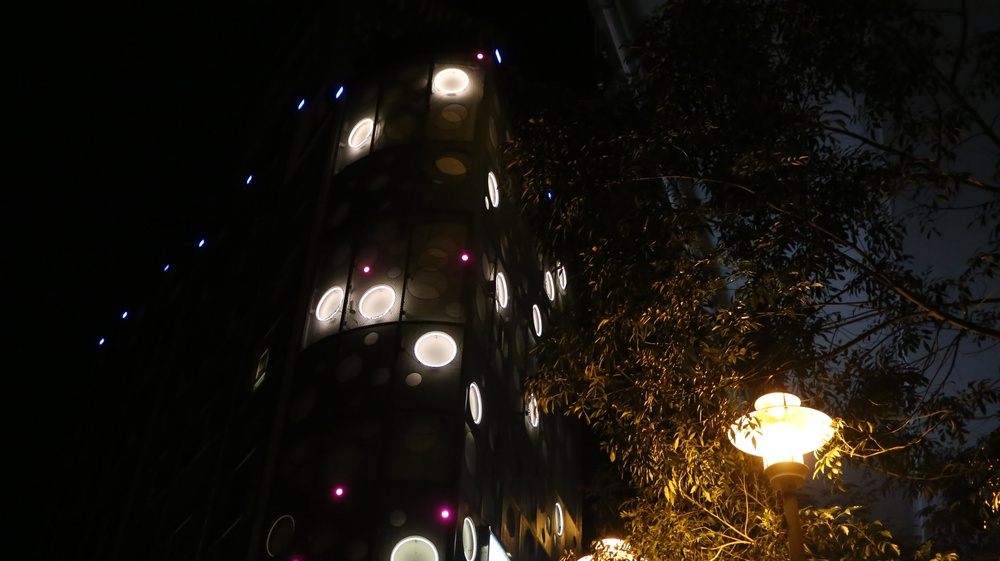
#> input picture hw1_HDR/images/test/IMG_0586.JPG, 1000 x 561 px, shrunk from 5472 x 3072 before the run
$ python -i feature_detection.py   (imports and definitions only)
#> lines starting #> are read from the running program, lines starting #| are printed output that depends on the picture
#> further down, picture is the input picture: shape (561, 1000, 3); mean B, G, R 14.2, 20.9, 25
import cv2
import numpy as np
import numpy.linalg as la
import matplotlib.pyplot as plt

import glob
import os.path as op

def smoothedGrasient(I, ks, sig):
    # gradient (h, w, c)
    # padding: mirror (h+2, w+2, c)
#> called with ks = (5, 5), sig = 1
    I_p = cv2.copyMakeBorder(I, 1, 1, 1, 1, cv2.BORDER_DEFAULT)
    # filter: [-1, 0, 1] (h, w, c)
    g_x = (I_p[2:, 1:-1] - I_p[:-2, 1:-1]) / 2
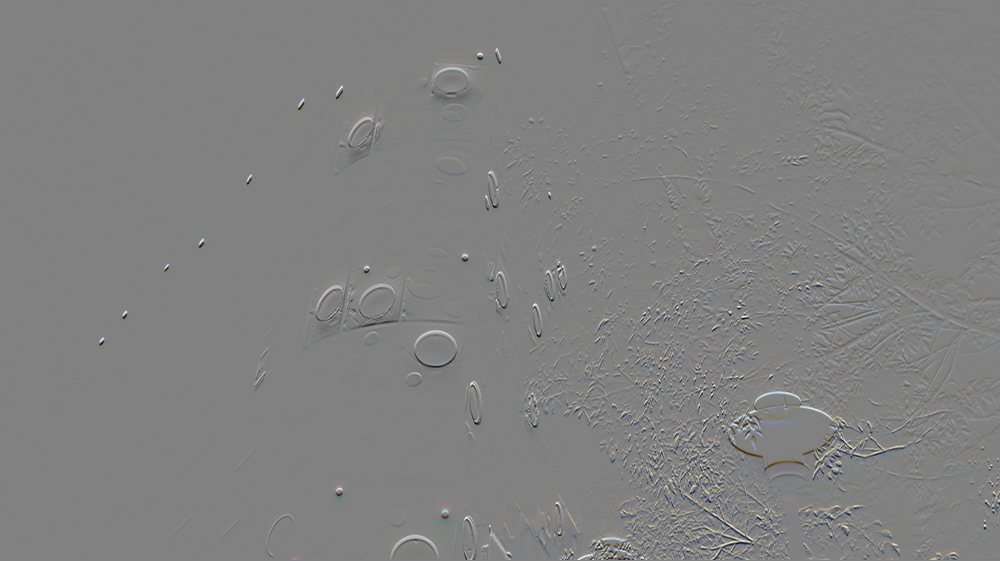
#> g_x: shape (561, 1000, 3) float32; mean B, G, R 0.000197, 0.000302, 0.0004; drawn with min black and max white
    g_y = (I_p[1:-1, 2:] - I_p[1:-1, :-2]) / 2
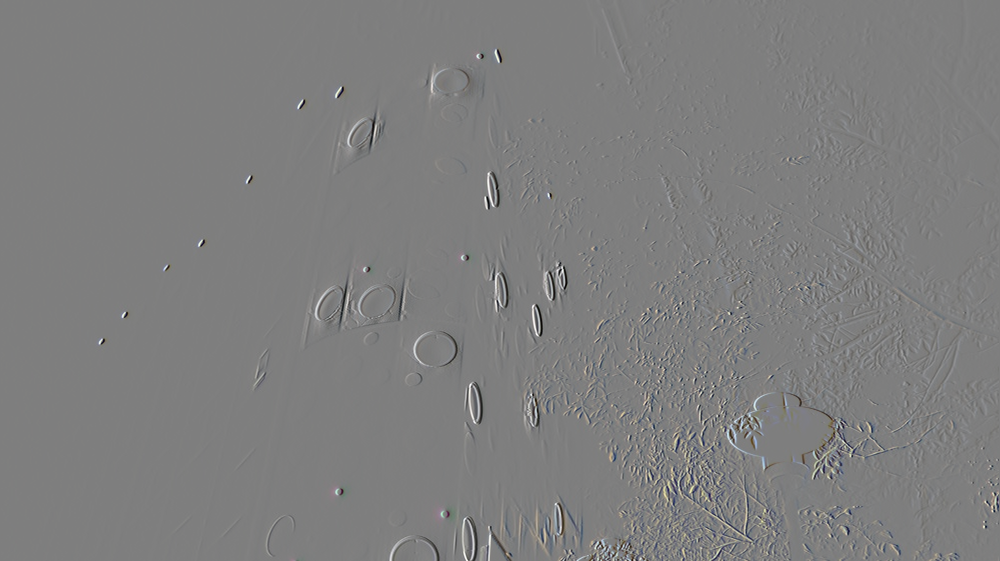
#> g_y: shape (561, 1000, 3) float32; mean B, G, R 6.36e-05, 6.89e-05, 7.77e-05; drawn with min black and max white

    # blurred gradient (h, w, c)
    I_x = cv2.GaussianBlur(g_x, ks, sig)
    I_y = cv2.GaussianBlur(g_y, ks, sig)

    return I_x, I_y

# [55 lines left out: functions localMaximum, subPixelRefinement, not called in this run]

def Harris(I, ks=(5, 5), sig_i=1.5, sig_d=1.0):
    # convert to float (0 ~ 1)
    I_f = I.astype(np.float32) / 255.0

    # smoothed gradient (h, w, c)
    I_x, I_y = smoothedGrasient(I_f, ks, sig_d)

    # (h, w, c)
    S_x2 = cv2.GaussianBlur(I_x * I_x, ks, sig_i)
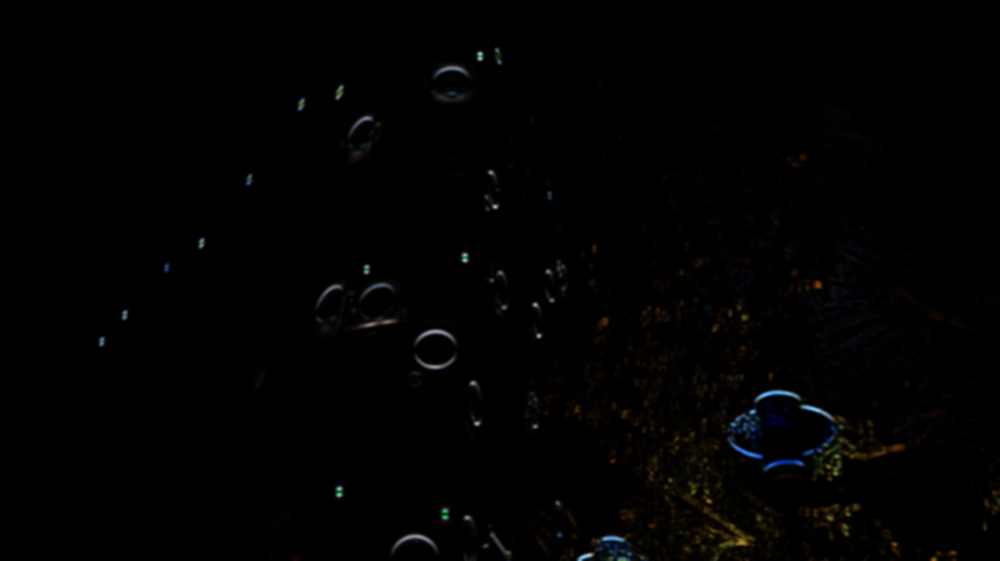
#> S_x2: shape (561, 1000, 3) float32; mean B, G, R 0.000284, 0.000321, 0.000349; drawn with min black and max white
    S_y2 = cv2.GaussianBlur(I_y * I_y, ks, sig_i)
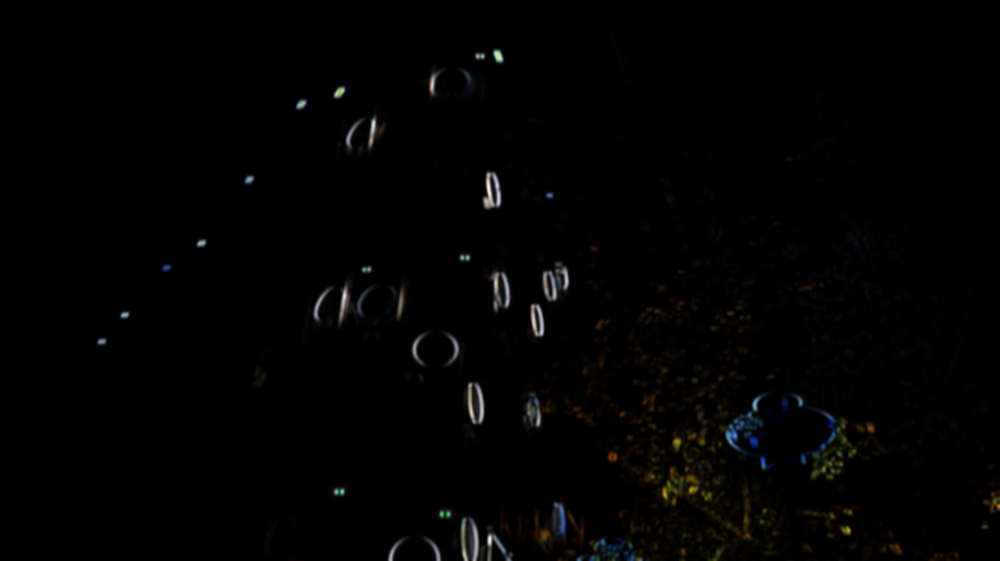
#> S_y2: shape (561, 1000, 3) float32; mean B, G, R 0.000408, 0.000469, 0.000506; drawn with min black and max white
    S_xy = cv2.GaussianBlur(I_x * I_y, ks, sig_i)
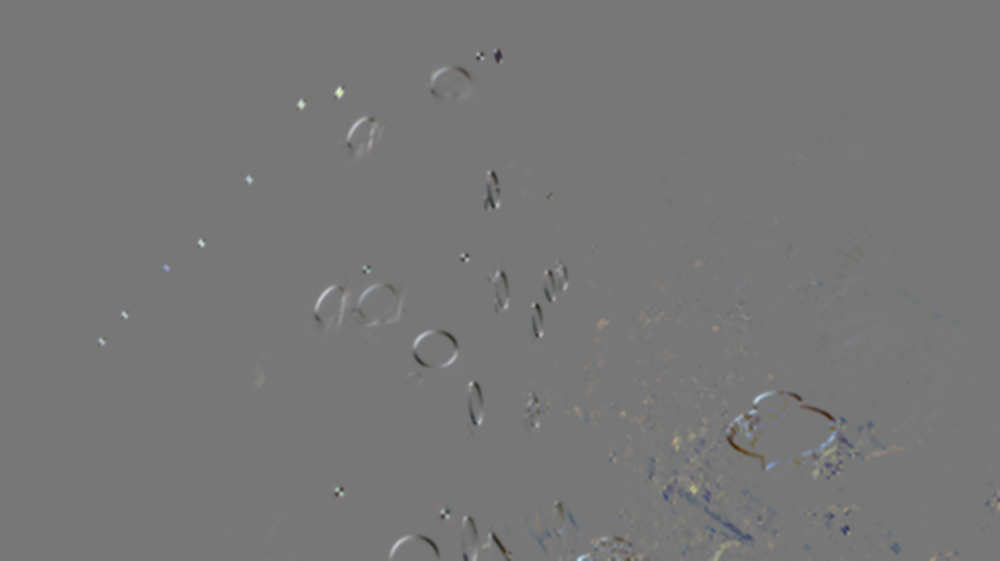
#> S_xy: shape (561, 1000, 3) float32; mean B, G, R 1.15e-06, 3.42e-06, 5.27e-06; drawn with min black and max white

    # Harris Matrix (h, w, 2, 2, c)
    #H_l = np.moveaxis([[S_x2, S_xy], [S_xy, S_y2]], (0, 1), (2, 3))

    # determinant and trace (h, w, c)
    #det_H = H_l[:, :, 0, 0]*H_l[:, :, 1, 1] - H_l[:, :, 1, 0]*H_l[:, :, 0, 1]
    #tr_H = np.trace(H_l, axis1=2, axis2=3)
    det_H = S_x2 * S_y2 - S_xy * S_xy
    tr_H = S_x2 + S_y2

    return det_H, tr_H

# [147 lines left out: functions HarrisCornerDetector, simpleDescriptor, MSOPDescriptor, feature_extraction, not called in this run]


def imshow(img, cmap=None):
    plt.imshow(img, cmap)
    plt.show()

# [24 lines left out: functions load_data, drawPoints, not called in this run]


# [26 lines not run here, left out]


>>> import cv2
>>> picture = cv2.imread('../hw1_HDR/images/test/IMG_0586.JPG')
>>> result = Harris(picture)

$ run again, on hw1_HDR/images/test/IMG_0587.JPG
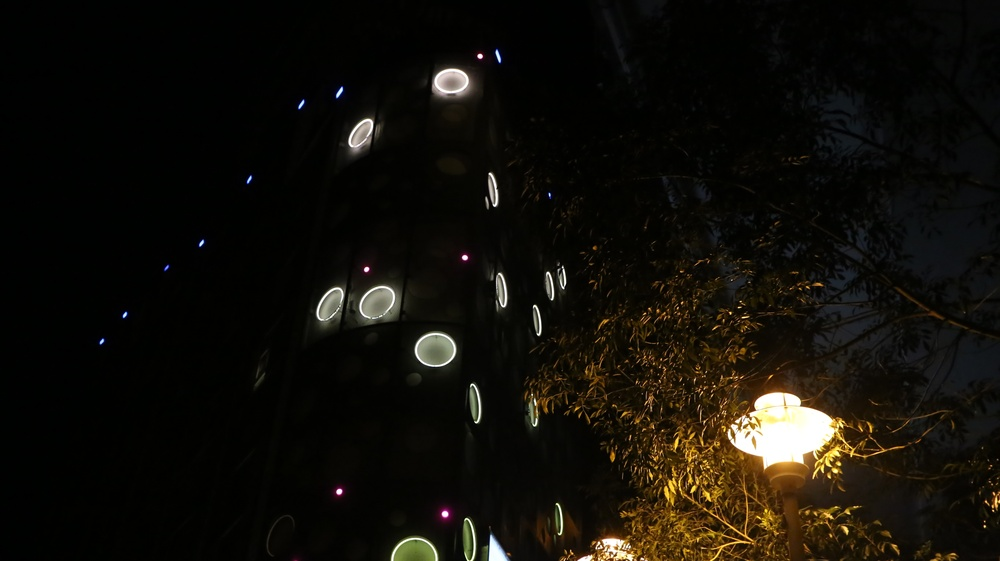
#> input picture hw1_HDR/images/test/IMG_0587.JPG, 1000 x 561 px, shrunk from 5472 x 3072 before the run
#> picture is the input picture: shape (561, 1000, 3); mean B, G, R 9.4, 15.2, 17.9
#> in Harris, `S_x2 = cv2.GaussianBlur(I_x * I_x, ks, sig_i)`:
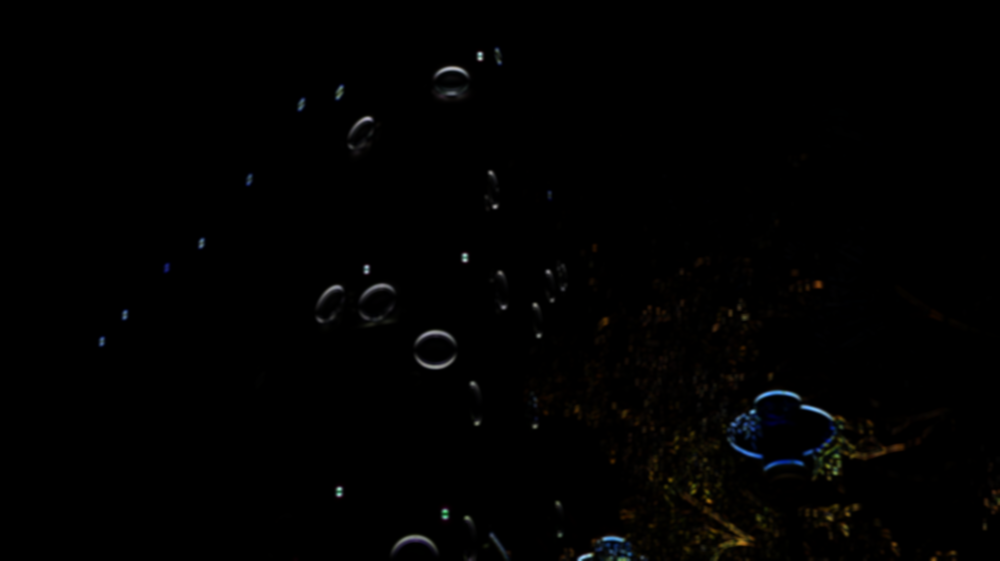
#> S_x2: shape (561, 1000, 3) float32; mean B, G, R 0.000259, 0.000301, 0.000324; drawn with min black and max white
#> in Harris, `S_y2 = cv2.GaussianBlur(I_y * I_y, ks, sig_i)`:
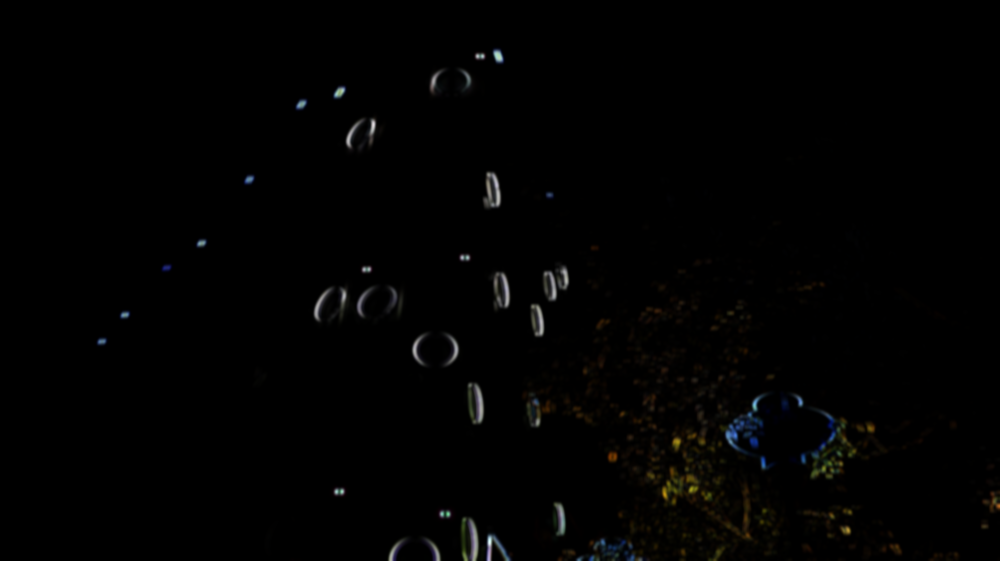
#> S_y2: shape (561, 1000, 3) float32; mean B, G, R 0.000349, 0.000411, 0.000434; drawn with min black and max white

$ run again, on hw1_HDR/images/test/IMG_0588.JPG
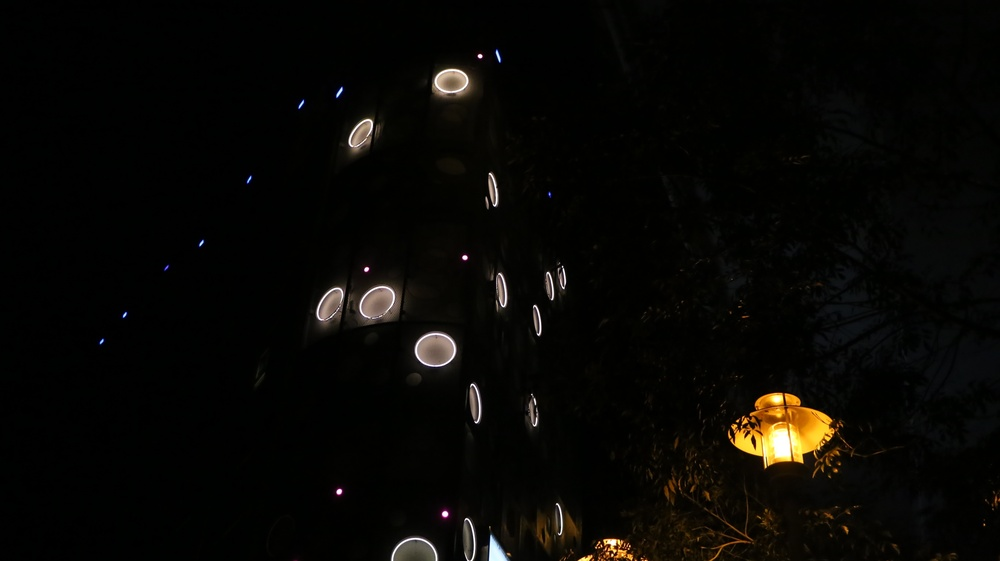
#> input picture hw1_HDR/images/test/IMG_0588.JPG, 1000 x 561 px, shrunk from 5472 x 3072 before the run
#> picture is the input picture: shape (561, 1000, 3); mean B, G, R 4.5, 7.3, 8.2
#> in smoothedGrasient, `g_x = (I_p[2:, 1:-1] - I_p[:-2, 1:-1]) / 2`:
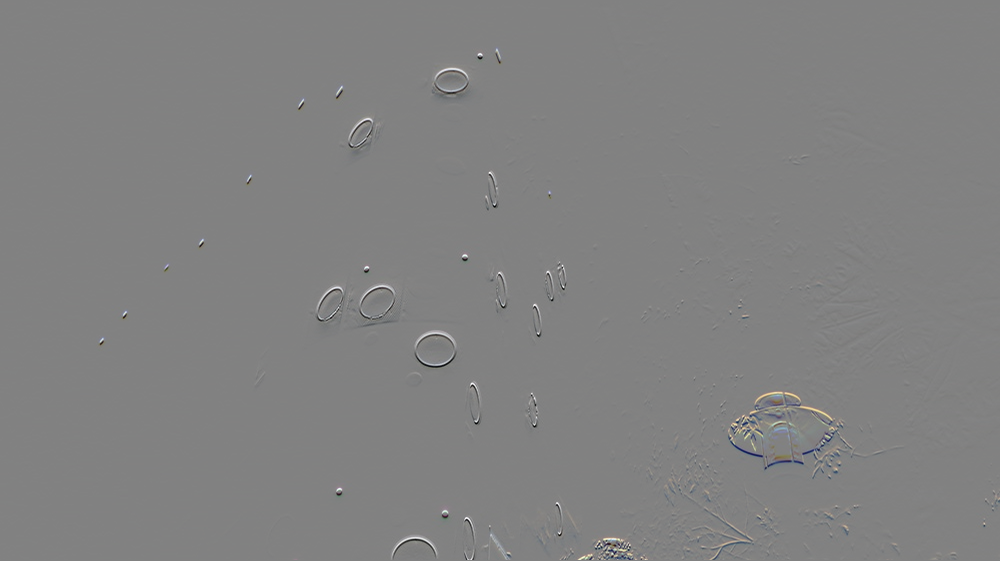
#> g_x: shape (561, 1000, 3) float32; mean B, G, R 9.3e-05, 0.000135, 0.000167; drawn with min black and max white
#> in Harris, `S_y2 = cv2.GaussianBlur(I_y * I_y, ks, sig_i)`:
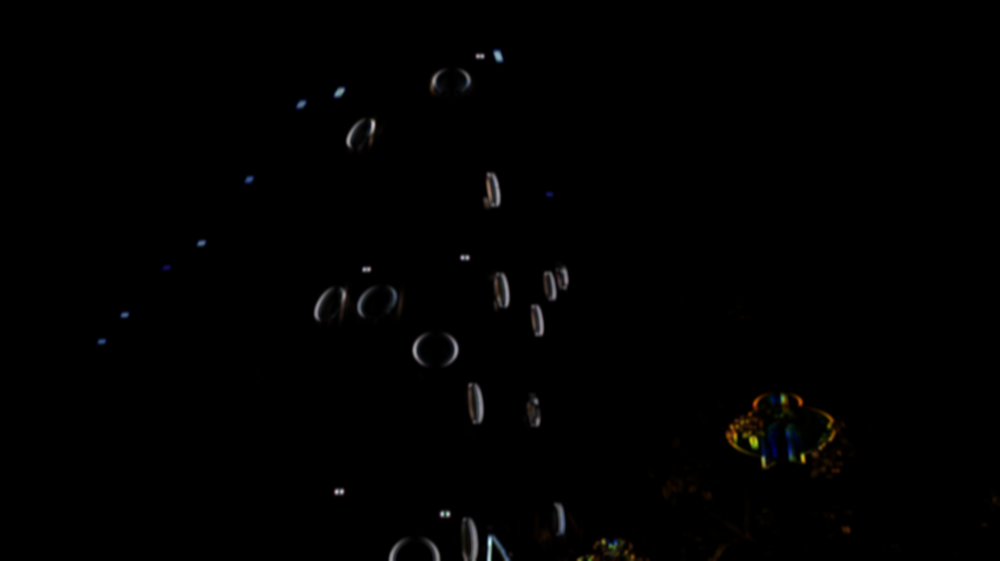
#> S_y2: shape (561, 1000, 3) float32; mean B, G, R 0.00023, 0.000248, 0.000271; drawn with min black and max white

$ run again, on hw1_HDR/images/test/IMG_0589.JPG
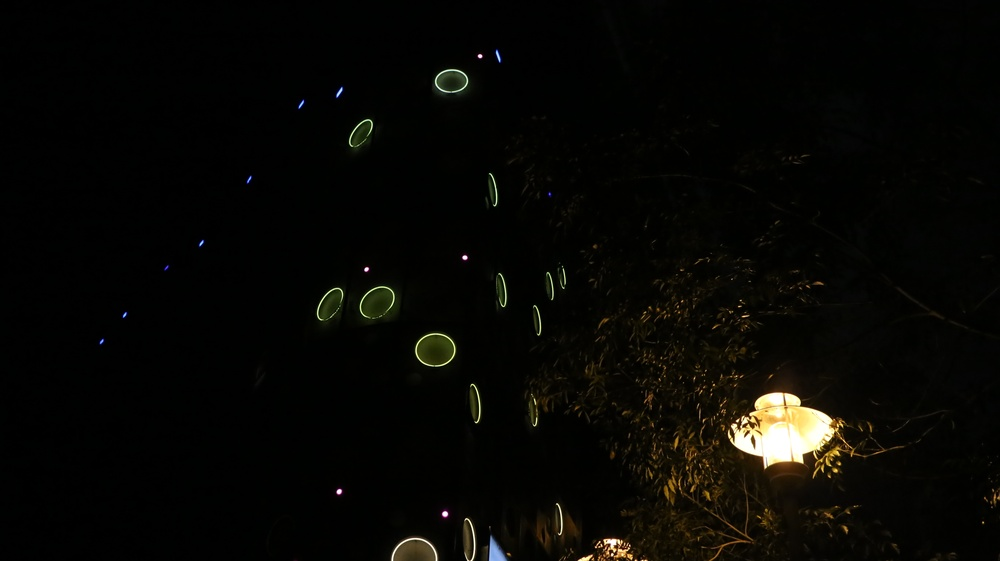
#> input picture hw1_HDR/images/test/IMG_0589.JPG, 1000 x 561 px, shrunk from 5472 x 3072 before the run
#> picture is the input picture: shape (561, 1000, 3); mean B, G, R 4, 7.2, 7.6
#> in smoothedGrasient, `g_x = (I_p[2:, 1:-1] - I_p[:-2, 1:-1]) / 2`:
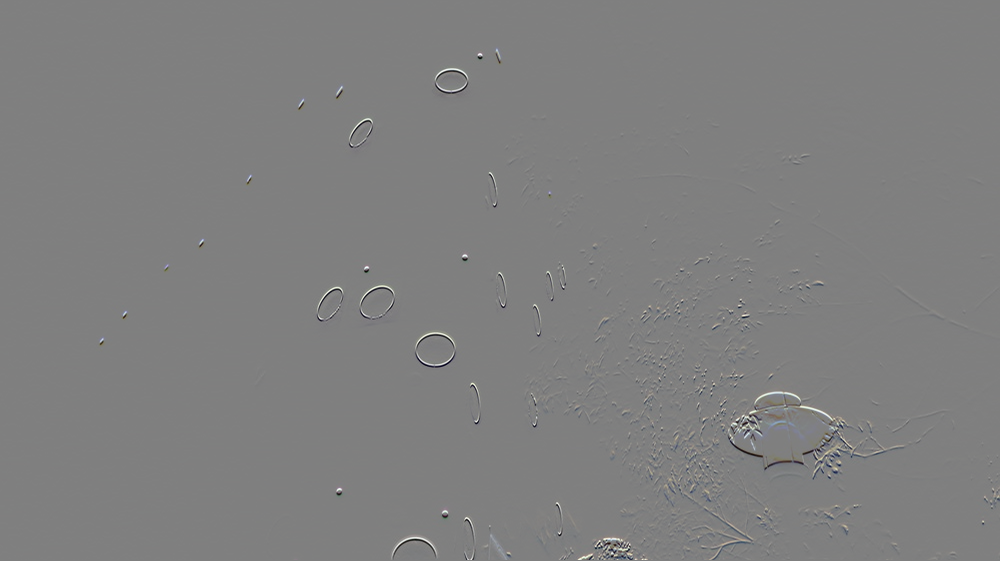
#> g_x: shape (561, 1000, 3) float32; mean B, G, R 8.2e-05, 0.000119, 0.000142; drawn with min black and max white
#> in Harris, `S_x2 = cv2.GaussianBlur(I_x * I_x, ks, sig_i)`:
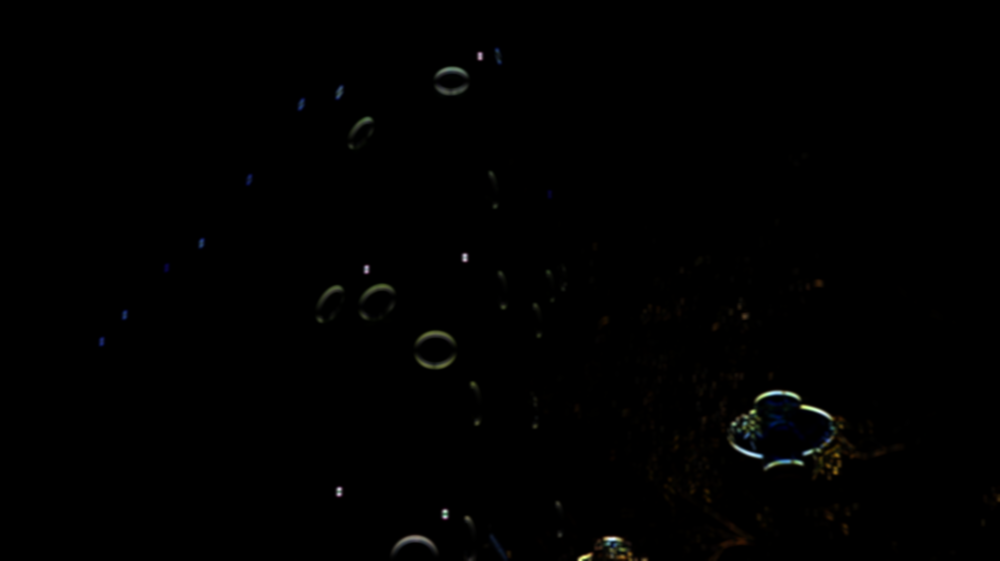
#> S_x2: shape (561, 1000, 3) float32; mean B, G, R 0.000157, 0.000191, 0.000191; drawn with min black and max white
